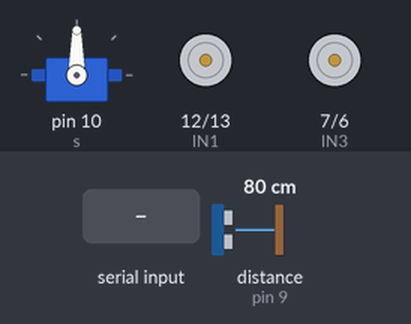
A sketch run on a simulated Arduino Uno, built with avr-gcc and run on an emulated ATmega328P. Parts: servo, motor-driver pin pairs drawn as motors (green arrow = first pin HIGH = forward, orange = second pin HIGH = backward, longer = more drive, scaled by the enable pin). Inputs (shaded band) come from the test bench; at power-on: distance to the obstacle (sensor on pin 9) 80 cm.

Above: at 1.7 s.
1.8 s: "5" received over Serial
At 2.3 s:
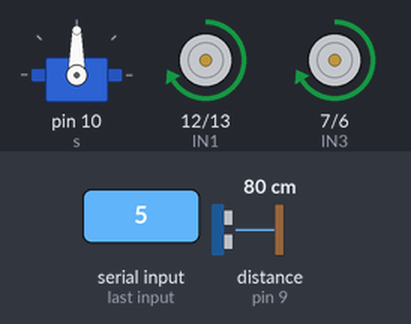
3.3 s: distance to the obstacle (sensor on pin 9) set to 23 cm
4.8 s: distance to the obstacle (sensor on pin 9) set to 18 cm
At 5.5 s:
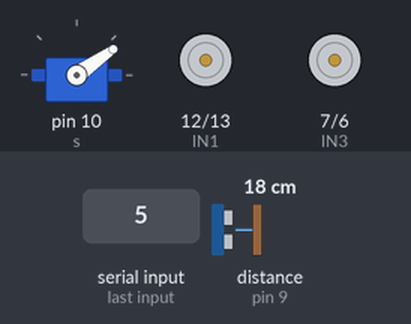
7.8 s: distance to the obstacle (sensor on pin 9) set to 35 cm
10.8 s: distance to the obstacle (sensor on pin 9) set to 2 cm
At 12.0 s:
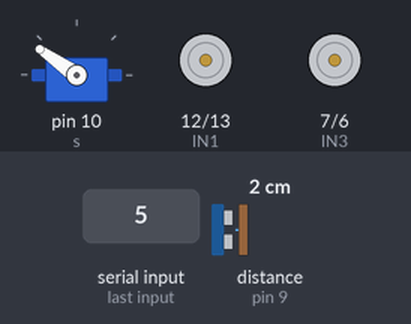
13.8 s: distance to the obstacle (sensor on pin 9) set to 60 cm
At 17.4 s:
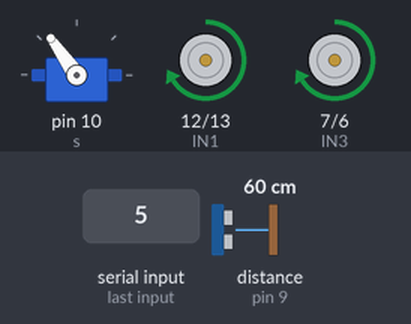
Timing chart, 0 to 17.8 s (numbered marks = the images above; inputs shaded):
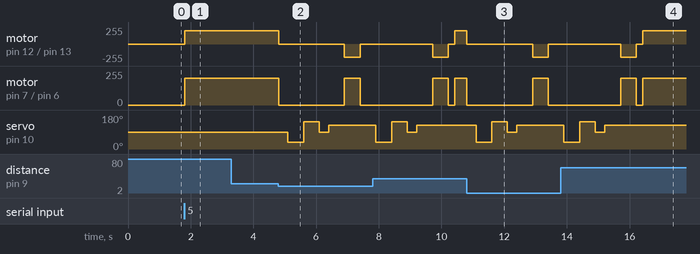

The sketch:

Smart-Robot-Car.ino
```cpp
#include <Ultrasonic.h>
#include <Servo.h>

Ultrasonic u(8, 9);
Servo s;

// MOTOR PINS
int ENA = 11;
int IN1 = 12;
int IN2 = 13;
int IN3 = 7;
int IN4 = 6;
int ENB = 5;

char signal;
char mode = '6';
char incomingSignal;

void setup() {
  pinMode(ENA, OUTPUT);
  pinMode(IN1, OUTPUT);
  pinMode(IN2, OUTPUT);
  pinMode(IN3, OUTPUT);
  pinMode(IN4, OUTPUT);
  pinMode(ENB, OUTPUT);


  analogWrite(ENA, 200);
  analogWrite(ENB, 200);

  Serial.begin(9600);

  s.attach(10);
  s.write(90);
  delay(500);
}

void loop() {

  if (Serial.available() > 0) {
    incomingSignal = Serial.read();


    if (incomingSignal == '5' || incomingSignal == '6') {
      mode = incomingSignal;
      Stop();
      if (mode == '5')
        s.write(90);
    }
    if (mode == '6') {
      signal = incomingSignal;
    }

    //Manual Mode
    if (mode == '6') {
      if (signal == '1') moveForward();
      else if (signal == '2') moveBackward();
      else if (signal == '3') turnLeft();
      else if (signal == '4') turnRight();
      else if (signal == '0') Stop();
    }
  }

  //Obstacle Avoiding Mode
  if (mode == '5') {
    int distance = u.read();

    if (distance > 20) {
      moveForward();
    } else {
      Stop();
      delay(300);

      s.write(35);
      delay(500);
      int rightDistance = u.read();

      s.write(145);
      delay(500);
      int leftDistance = u.read();

      s.write(90);
      delay(300);

      if (rightDistance > leftDistance) {
        turnRight();
        delay(500);
      } else {
        turnLeft();
        delay(500);
      }
      Stop();
      delay(200);
    }
  }
}


void moveForward() {
  digitalWrite(IN1, HIGH);
  digitalWrite(IN2, LOW);
  digitalWrite(IN3, HIGH);
  digitalWrite(IN4, LOW);
}

void moveBackward() {
  digitalWrite(IN1, LOW);
  digitalWrite(IN2, HIGH);
  digitalWrite(IN3, LOW);
  digitalWrite(IN4, HIGH);
}

void turnLeft() {
  s.write(125);
  delay(500);
  digitalWrite(IN1, LOW);
  digitalWrite(IN2, HIGH);
  digitalWrite(IN3, HIGH);
  digitalWrite(IN4, LOW);
}

void turnRight() {
  s.write(35);
  delay(500);
  digitalWrite(IN1, HIGH);
  digitalWrite(IN2, LOW);
  digitalWrite(IN3, LOW);
  digitalWrite(IN4, HIGH);
}

void Stop() {
  digitalWrite(IN1, LOW);
  digitalWrite(IN2, LOW);
  digitalWrite(IN3, LOW);
  digitalWrite(IN4, LOW);
}
```

Measured:
- the behaviour switches between 21 and 20 cm on distance to the obstacle (sensor on pin 9) (found by bisection; images 1 and 2)
- after the input at 1.8 s, motor on pin 12 (IN1) / pin 13 (IN2), motor on pin 7 (IN3) / pin 6 (IN4): stopped → forward 200/255 at once
- after the input at 3.3 s, every drawn part: stays the same
- after the input at 4.8 s, motor on pin 12 (IN1) / pin 13 (IN2): forward 200/255 → stopped at once, → backward 200/255 2.1 s later, → stopped 0.50 s later; motor on pin 7 (IN3) / pin 6 (IN4): forward 200/255 → stopped at once, → forward 200/255 2.1 s later, → stopped 0.50 s later
- after the input at 10.8 s, motor on pin 12 (IN1) / pin 13 (IN2): forward 200/255 → stopped at once, → backward 200/255 2.1 s later, → stopped 0.50 s later; motor on pin 7 (IN3) / pin 6 (IN4): forward 200/255 → stopped at once, → forward 200/255 2.1 s later, → stopped 0.50 s later
- after the input at 13.8 s, servo on pin 10 (s): goes on until 15.2 s, then stays 125°
